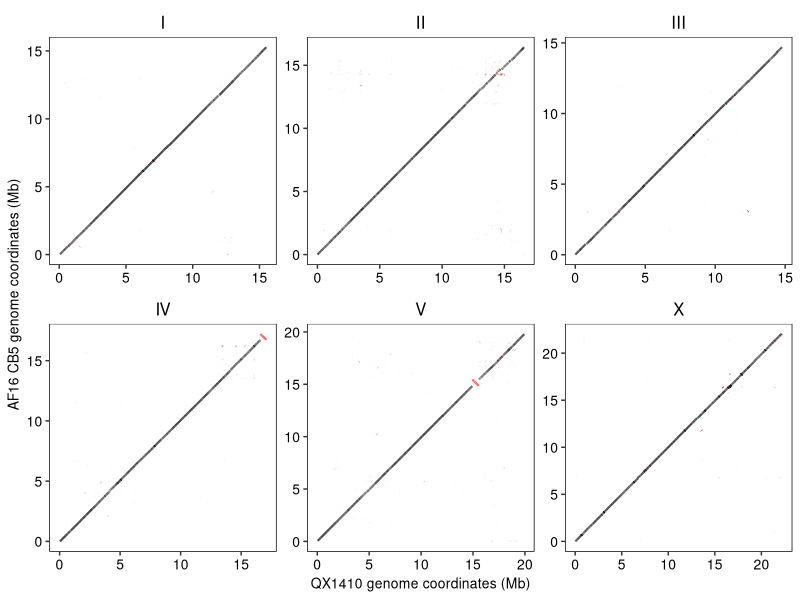

Reproduce this figure in R.
library(ggplot2)
library(readr)
library(dplyr)
                  
# Chromosome ordering for plot
chrom_levels <- c("I","II","III","IV","V","X")

# Loading in nucmer alignment data of AF16 CB5 to QX1410
afcb_qx <- readr::read_tsv("../../processed_data/genome_genome_alignments/AF16cb5_QX1410.transformed.tsv", 
                         col_names = c("QXS","QXE","AFS","AFE","L1","L2","IDY","LENR","LENQ","QX1410","AF16cb")) %>%
  dplyr::mutate(class = ifelse(AFS > AFE, "INV", "NOINV")) %>%
  dplyr::filter(QX1410 == AF16cb)
  
# Plotting alignment dotplot faceted by each strains chromosomes to visualzie co-linearity
afcb_qx_main <- ggplot(afcb_qx) + 
  geom_segment(aes(x = QXS / 1e6, xend = QXE / 1e6, y = AFS / 1e6, yend = AFE / 1e6, color = class), linewidth = 0.75, alpha = 0.7) +
  scale_color_manual(values = c("INV" = "red", "NOINV" = "black")) +
  facet_wrap(~QX1410, scales = "free", ncol = 3) +
  scale_x_continuous(breaks = seq(0, 20, 5)) +
  scale_y_continuous(breaks = seq(0, 20, 5)) +
  labs(x = "QX1410 genome coordinates (Mb)", y = "AF16 CB5 genome coordinates (Mb)") +
  theme(
    panel.border = element_rect(color = 'black', fill = NA),
    legend.position = "none",
    strip.background = element_rect(fill = "white", colour = "white"),
    strip.text = element_text(size = 12, color = 'black'),
    panel.background = element_blank(),
    axis.text = element_text(size = 10, color = 'black'),
    axis.title = element_text(size = 10, color = 'black'))

# Saving plot
ggsave("../../figures/supplementary/AF16cb5_QX1410_dotplot.png", afcb_qx_main, width = 7, height = 5, dpi = 600)
